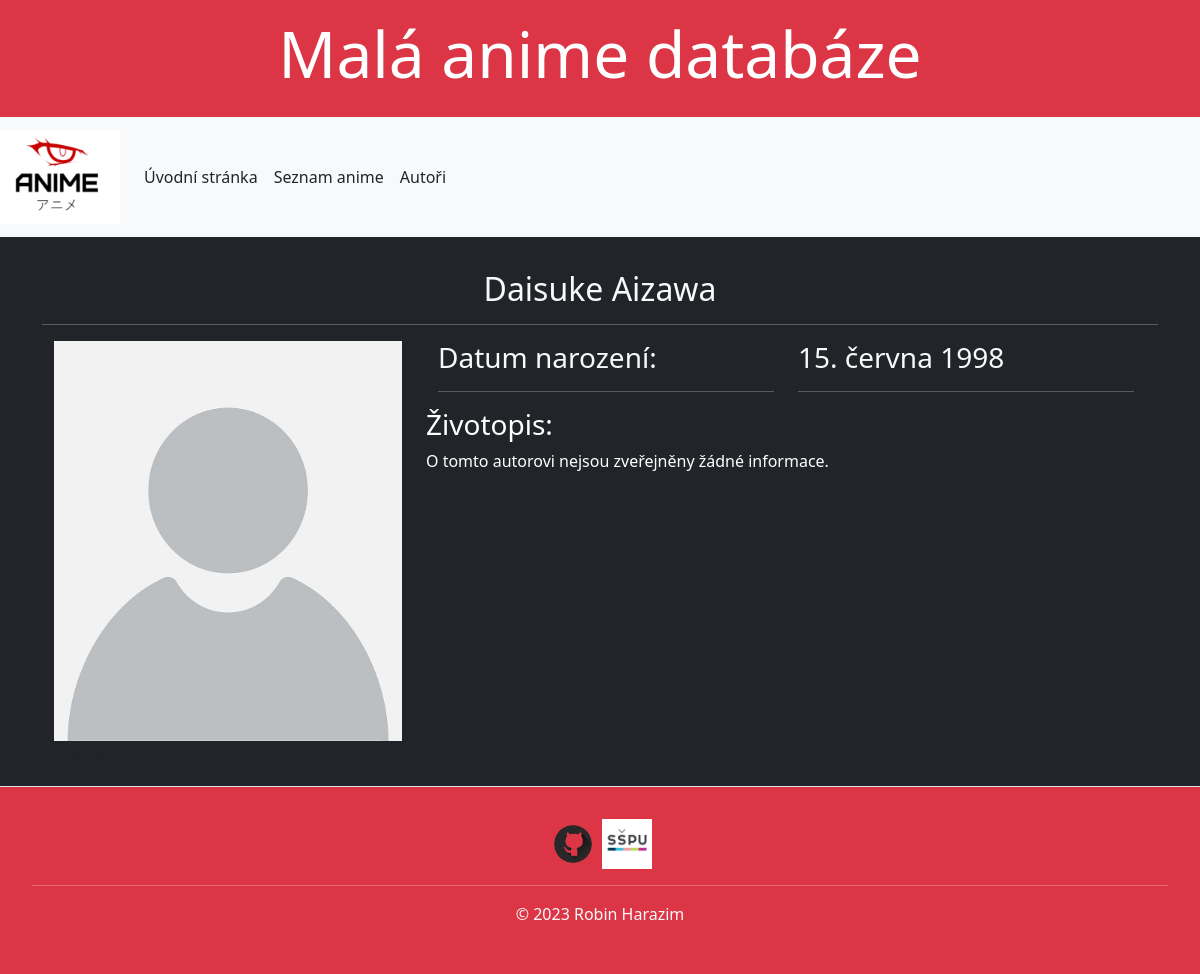
Page /anime/autori/11 on the committed database.
### anime/models.py (models this page shows)
class Autor(models.Model):
    jmeno = models.CharField(max_length=20, verbose_name='Jméno autora', help_text='Zadej jméno autora')
    prijmeni = models.CharField(max_length=50, verbose_name='Příjmení autora',
                                    help_text='Zadej příjmení autora', null=True)
    zivotopis = models.TextField(blank=True, null=True)
    datum_narozeni = models.DateField(verbose_name='Datum narození autora', null=True, blank=True)
    foto = models.ImageField(upload_to='autori', null=True, blank=True, verbose_name='Fotka autora', help_text='Nahrejte fotku autora' )
    class Meta:
        verbose_name = 'Autor'
        ordering = ['prijmeni']
        verbose_name_plural = 'Autoři'
    def __str__(self):
        return f'{self.prijmeni}, {self.jmeno}'

### anime/views.py (the view)
# urls.py: path('autori/<int:pk>', views.AutorDetailView.as_view(), name='autor_detail'),
class AutorDetailView(DetailView):
 model = Autor
 template_name = 'autori/detail.html'
 context_object_name = 'autor'

### anime/templates/autori/detail.html (shortened to what this page needs)
{% extends 'base.html' %}
{% block content %}
<hr>
<h2 class="text-light text-center">{{ autor.jmeno }} {{ autor.prijmeni }}</h2>
<hr class="text-white">
<div class="container text-light">
    <div class="row">
        <div class="col-sm-4 text-light">
            <img src="{{ autor.foto.url }} " style="width:350px; height:400px;" alt="{{ autor.prijmeni }}"
                 class="img-fluid">
        </div>
        <div class="col-sm text-light text-left">
            <div class="container">
                <div class="row">
                    <div class="col">
                        <h3>
                            Datum narození:
                        </h3>
                        <hr>
                    </div>
                    <div class="col">
                        <h3> {{ autor.datum_narozeni }} </h3>
                        <hr>
                    </div>
                </div>
            </div>
            <div class="text-white">
                <h3>Životopis:</h3>
                <div>{{ autor.zivotopis }}</div>
            </div>
        </div>
    </div>
</div>
<div class="container">
    <div class="row">
        <div class="col-md-8">
            <h4>Žánry</h4>
        </div>
    </div>
</div>
{% endblock %}

### rows in the picture
Autor: jmeno "Daisuke", prijmeni "Aizawa", foto (picture), datum_narozeni "15. června 1998", zivotopis "O tomto autorovi nejsou zveřejněny žádné informace."
